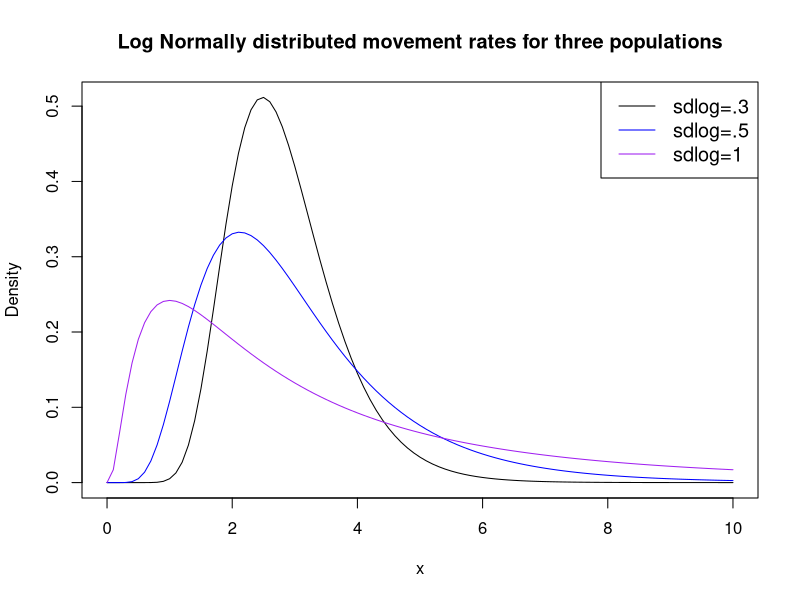
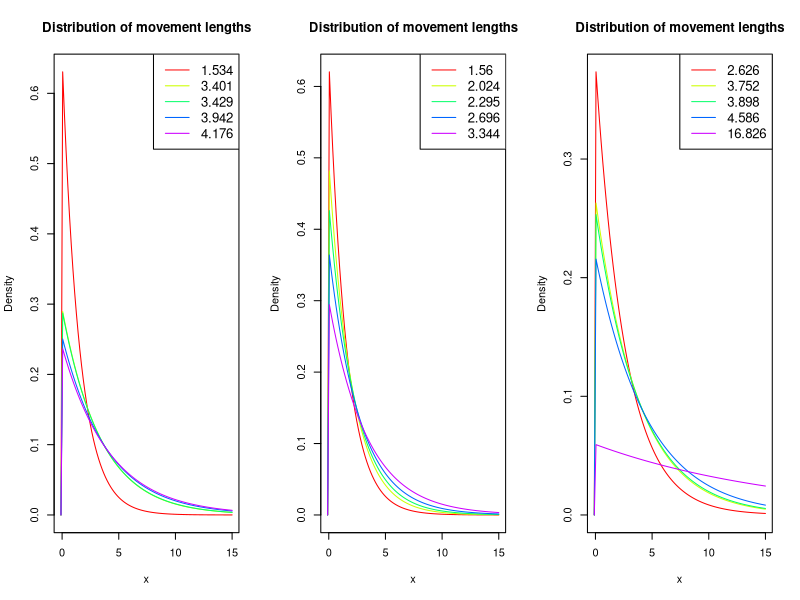
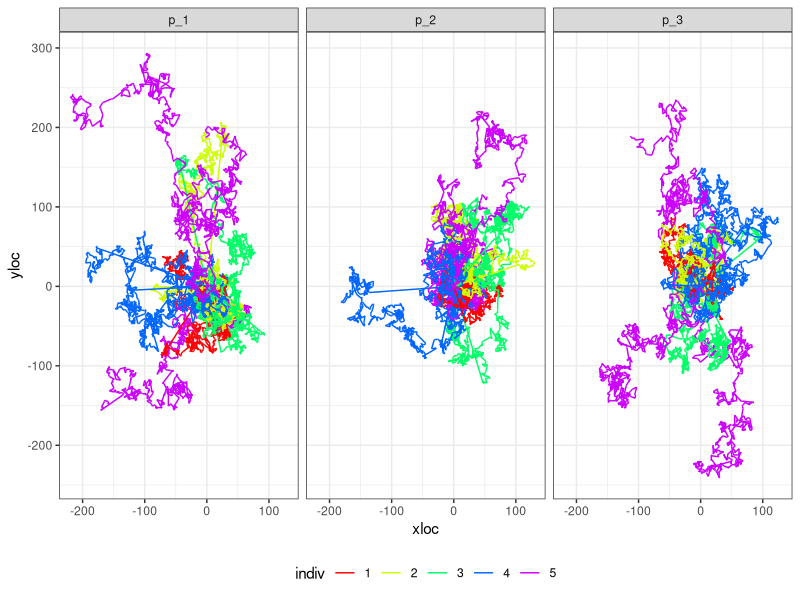
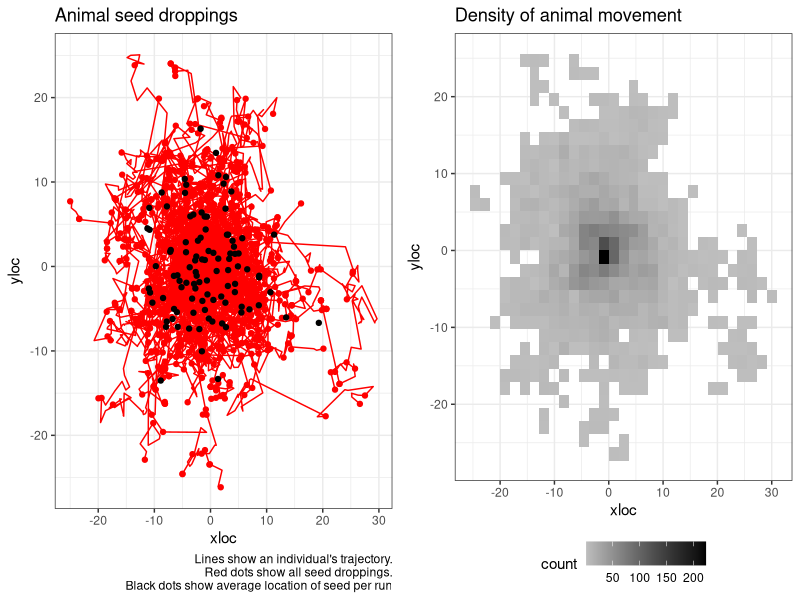
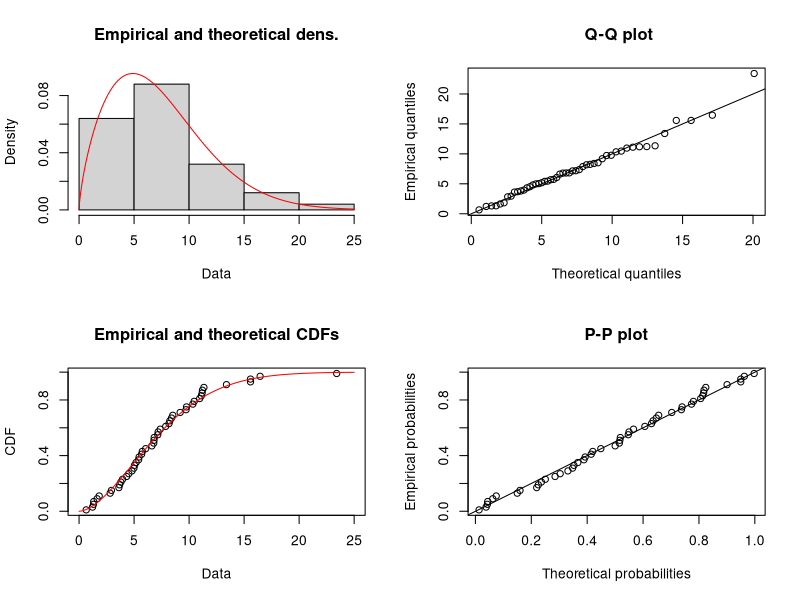
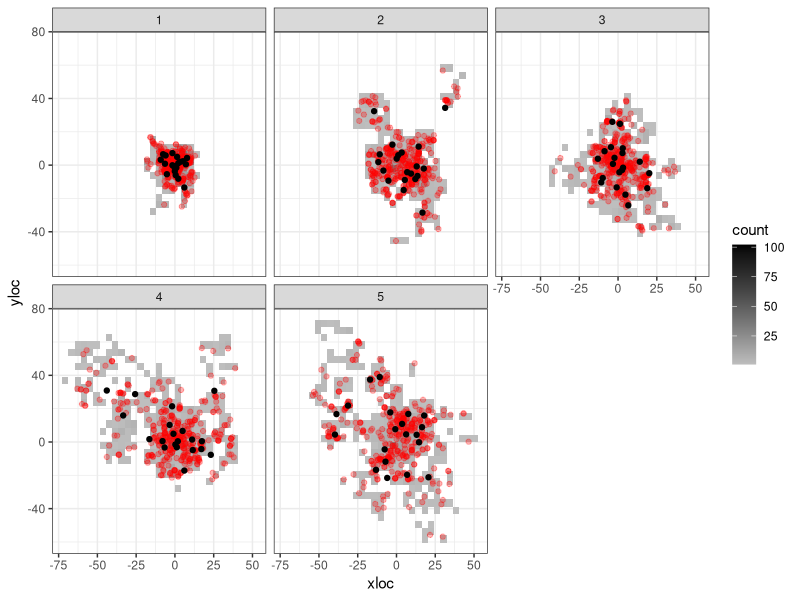
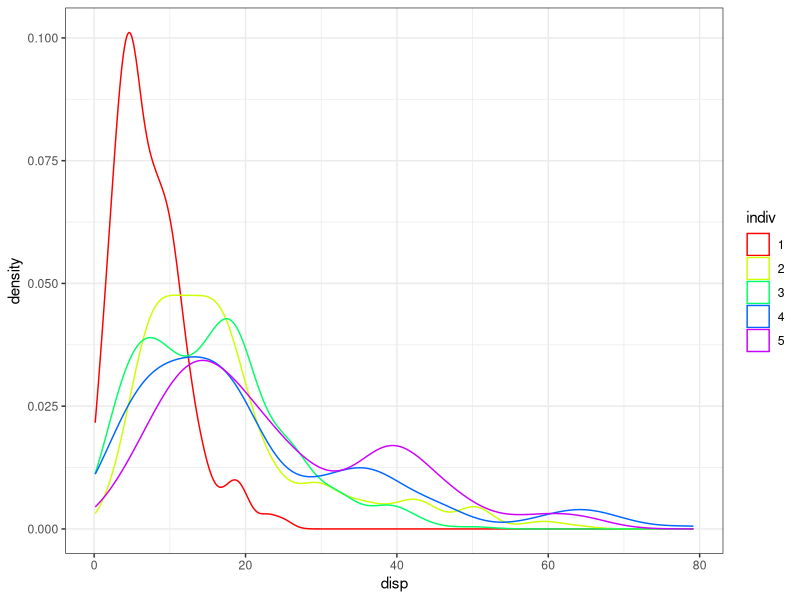
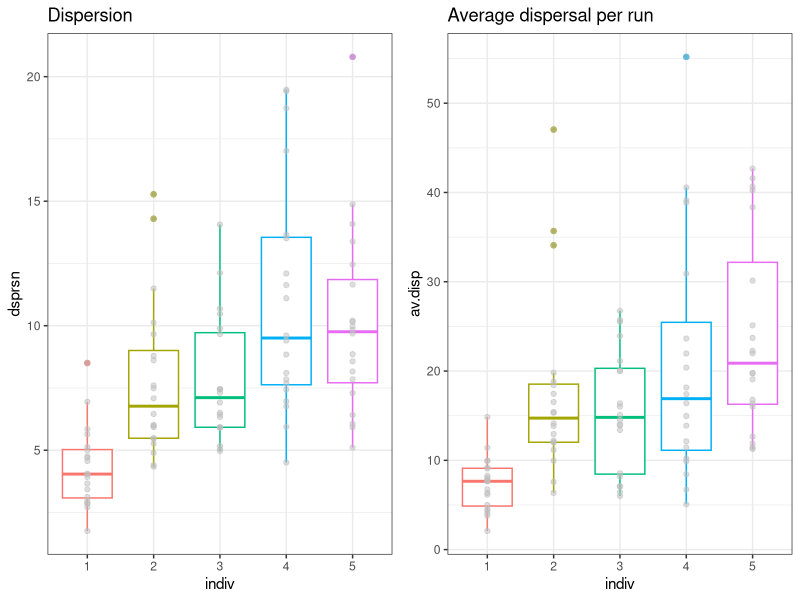

Here is the R script that generated these plots, in order:
## ---- chunk 1
knitr::opts_chunk$set(echo = FALSE)
knitr::opts_chunk$set(fig.width=12, fig.height=6) 
## ---- chunk 2
library(dplyr)
library(tidyr)
library(ggplot2)
library(cowplot)
library(fitdistrplus)
library(Hmisc)
## ---- chunk 3

av.mov.rate <- 1
max.x <- 10

mycols <- c("black", "blue", "purple")
#create density plots
curve(dlnorm(x, meanlog=av.mov.rate, sdlog=.3),
      from=0, to=max.x,
      col=mycols[1],
      main = 'Log Normally distributed movement rates for three populations', #add title
      ylab = 'Density', #change y-axis label
      )

curve(dlnorm(x, meanlog=av.mov.rate, sdlog=.5), 
      from=0, to=max.x,
      col=mycols[2], add=TRUE)

curve(dlnorm(x, meanlog=av.mov.rate, sdlog=1), 
      from=0, to=max.x,
      col=mycols[3], add=TRUE)

#add legend
legend("topright", legend=c("sdlog=.3", "sdlog=.5", "sdlog=1"),
       col=mycols, lty=1, cex=1.2)
## ---- chunk 4
n.individuals <- 5
m_1 <- sort(round(rlnorm(n.individuals, meanlog = av.mov.rate, sdlog = 0.3),3))
m_2 <- sort(round(rlnorm(n.individuals, meanlog = av.mov.rate, sdlog = 0.5),3))
m_3 <- sort(round(rlnorm(n.individuals, meanlog = av.mov.rate, sdlog = 1),3))
## ---- chunk 5

par(mfrow=c(1,3))
mycols <- rainbow(n.individuals, s=1)

range <- c(-0.1,max.x+5)
#create density plots
#########################################################################
# Fist population
curve(dexp(x, 1/m_1[1]), #notice rate for exponential is 1/movement rate.
      from=range[1], to=range[2], 
      col=mycols[1],
      main = 'Distribution of movement lengths', #add title
      ylab = 'Density', #change y-axis label
      xlab = "x"
      )
for(i in 2:5){
  curve(dexp(x, 1/m_1[i]), 
        from=range[1], to=range[2],
        col=mycols[i], add=TRUE)
}

#add legend
legend("topright", legend= m_1,
       col=mycols, lty=1, cex=1.2)
#########################################################################
# Second population
curve(dexp(x, 1/m_2[1]), #notice rate for exponential is 1/movement rate.
      from=range[1], to=range[2], 
      col=mycols[1],
      main = 'Distribution of movement lengths', #add title
      ylab = 'Density', #change y-axis label
      xlab = "x"
      )
for(i in 2:5){
  curve(dexp(x, 1/m_2[i]), 
        from=range[1], to=range[2],
        col=mycols[i], add=TRUE)
}

#add legend
legend("topright", legend= m_2,
       col=mycols, lty=1, cex=1.2)

#########################################################################
# Third population
curve(dexp(x, 1/m_3[1]), #notice rate for exponential is 1/movement rate.
      from=range[1], to=range[2], 
      col=mycols[1],
      main = 'Distribution of movement lengths', #add title
      ylab = 'Density', #change y-axis label
      xlab = "x"
      )
for(i in 2:5){
  curve(dexp(x, 1/m_3[i]), 
        from=range[1], to=range[2],
        col=mycols[i], add=TRUE)
}

#add legend
legend("topright", legend= m_3,
       col=mycols, lty=1, cex=1.2)
## ---- chunk 6
sim_movement <- function(prm, t = 1000, plot.it = TRUE, return.data.frame = FALSE){
  tru.rate <- round(prm, 3)
  movedist <- rexp(t, rate = 1/tru.rate)
  angle <- runif(t, min = 0, max = 360)
  distx <- movedist*cos(angle)
  xloc <- c(0, cumsum(distx))
  disty <- movedist*sin(angle)
  yloc <- c(0, cumsum(disty))
  animalTraj <- data.frame(time = 0:t, xloc = xloc, yloc = yloc)
  if(plot.it == TRUE){
    plot(x = xloc, y = yloc, type = "l", main = paste("Rate=",tru.rate))
  }
  if(return.data.frame == TRUE){
    return(animalTraj)
  }
}
## ---- chunk 7
nruns <- 3
m.data <- data.frame(m_1, m_2, m_3)

df <- NULL

for(m in 1:3){
  m.0 <- m.data[m]
  for(j in 1:n.individuals){
  for(k in 1:nruns){
  a <- sim_movement(m_2[j], plot.it = FALSE, return.data.frame = TRUE) %>% 
    mutate(indiv = as.factor(j),
           run = paste0("r_", k),
           pop.id = paste0("p_",m))
  df <- rbind.data.frame(df, a)
}
}
  
}


df %>% 
  ggplot(., aes(x = xloc, y=yloc, group = run, color = indiv)) +
  facet_wrap(~pop.id) +
  geom_path() +
  scale_color_manual(values = mycols) +
  theme_bw() +
  theme(legend.position = "bottom") +
  NULL
## ---- chunk 8
sim_seeds <- function(nseeds = 20, m.prms = NULL,...){
  grt <- round(rgamma(nseeds, shape = 4, scale = 5))
  t.grt <- max(grt)

  df <- sim_movement(m.prms, t = t.grt, plot.it = FALSE, return.data.frame = TRUE)

  df %>% 
    left_join(., data.frame(s.id = 1:nseeds, time = grt)) %>% 
    mutate(disp = sqrt(xloc^2+yloc^2)) -> df
  
  return(df)
}

summ_seeds <- function(df = NULL){
  df %>% 
  drop_na(s.id) %>% 
  mutate(xi = (mean(xloc)-xloc)^2,
         yi = (mean(yloc)-yloc)^2) %>% 
  summarise(x = mean(xloc),
            y = mean(yloc),
            av.disp = mean(disp),
            se.disp = sd(disp)/sqrt(n()),
            dsprsn = sum(sqrt(xi+yi))/n()) -> s.df
  return(s.df)
}

# a <- sim_seeds(m.prms = m_1[1])
# summ_seeds(a)
## ---- chunk 9
nruns <- 100
ex.i <- 1
df <- NULL
summ.df <- NULL

for(j in 1:ex.i){
  for(k in 1:nruns){
    a <- sim_seeds(m.prms = m_1[j]) %>% 
      mutate(indiv = as.factor(j),
             run = factor(paste0("r_", k), levels = paste0("r_", 1:nruns)))
    
    b <- summ_seeds(a) %>% 
      mutate(indiv = as.factor(j),
             run = factor(paste0("r_", k), levels = paste0("r_", 1:nruns)))
    
    df <- rbind.data.frame(df, a) 
    summ.df <- rbind.data.frame(summ.df, b) 
}
}
## ---- chunk 10

df %>% 
  ggplot(., aes(x = xloc, y=yloc, 
                group = run,
                color = indiv)) +
  # facet_wrap(~run) +
  geom_path() +
  scale_color_manual(values = mycols) +
  geom_point(data = df %>% drop_na(s.id), 
             aes(x = xloc, y = yloc)) +
  geom_point(data = summ.df, aes(x = x, y=y), color = "black") +
  theme_bw() +
  labs(title = "Animal seed droppings", caption = "Lines show an individual's trajectory.\n Red dots show all seed droppings.\n Black dots show average location of seed per run") +
  theme(legend.position = "none") -> p1
# p1

df %>% 
  ggplot(., aes(x = xloc, y = yloc)) +
  # stat_density_2d(aes(fill = ..level..), geom = "polygon", colour="white") +
  geom_bin2d() +
  # geom_hex() +
  # scale_fill_continuous(type = "viridis") +
  scale_fill_gradient(low = "grey", high = "black") +
  # geom_point(data = df %>% drop_na(s.id), 
  #            aes(x = xloc, y = yloc), color = mycols[ex.i], alpha = 0.3) +
  # geom_point(data = summ.df, aes(x = x, y=y), color = "black") +
  theme_bw() +
  theme(legend.position = "bottom") +
  labs(title = "Density of animal movement") -> p2
# p2

cowplot::plot_grid(p1, p2)
  
# summ.df %>% 
#   ggplot(., aes(y = dsprsn)) +
#   geom_boxplot()
# 
# summ.df %>% 
#   ggplot(., aes(x = av.disp)) +
#   geom_density(color = "blue") + # for the average dispersal per run
#   geom_density(data = df %>% drop_na(s.id),
#                  aes(x = disp)) + # for every seed
#   theme_bw()
## ---- chunk 11
# s.df <- df %>% drop_na(s.id)

s.df <- df %>% drop_na(s.id) %>% 
  sample_n(., 50)
  


g <- fitdist(s.df$disp, distr = "weibull")
## ---- chunk 12
summary(g)
plot(g)

# library(MASS)
# fitdistr(s.df$disp, densfun = "weibull")
## ---- chunk 13
nruns <- 20

df <- NULL
summ.df <- NULL

for(j in 1:n.individuals){
  for(k in 1:nruns){
    a <- sim_seeds(m.prms = m_1[j]) %>% 
      mutate(indiv = as.factor(j),
             run = factor(paste0("r_", k), levels = paste0("r_", 1:nruns)))
    
    b <- summ_seeds(a) %>% 
      mutate(indiv = as.factor(j),
             run = factor(paste0("r_", k), levels = paste0("r_", 1:nruns)))
    
    df <- rbind.data.frame(df, a) 
    summ.df <- rbind.data.frame(summ.df, b) 
}
}
## ---- chunk 14
df %>% 
  ggplot(., aes(x = xloc, y = yloc)) +
  facet_wrap(~indiv) +
  # stat_density_2d(aes(fill = ..level..), geom = "polygon", colour="white") +
  geom_bin2d() +
  # geom_hex() +
  # scale_fill_continuous(type = "viridis") +
  scale_fill_gradient(low = "grey", high = "black") +
  geom_point(data = df %>% drop_na(s.id),
             aes(x = xloc, y = yloc), color = "red", alpha = 0.3) +
  geom_point(data = summ.df, aes(x = x, y=y), color = "black") +
  theme_bw()
## ---- chunk 15
df %>% 
  drop_na(s.id) %>% 
  ggplot(., aes(x = disp, color = indiv)) +
  geom_density() +
  scale_color_manual(values = mycols) +
  theme_bw()

## ---- chunk 16
summ.df %>% 
  ggplot(., aes(y = dsprsn, x = indiv, color = indiv)) +
  geom_boxplot() +
  geom_point(color = "grey", alpha = 0.5) +
  labs(title = "Dispersion") +
  theme_bw() +
  theme(legend.position = "none") -> p1
# p1

summ.df %>% 
  ggplot(., aes(y = av.disp, x = indiv, color = indiv)) +
  geom_boxplot() +
  geom_point(color = "grey", alpha = 0.5) +
  labs(title = "Average dispersal per run") +
  theme_bw() +
  theme(legend.position = "none") -> p2
# p2

plot_grid(p1, p2)
## ---- chunk 17
n.boots <- 10
samp.size <- 30
weib.boot <- NULL

for(j in 1:n.boots){
      s.df <- df %>% drop_na(s.id) %>%
      group_by(indiv) %>%
      sample_n(., samp.size)
    
    # s.df <- df %>% drop_na(s.id)
    
    weib.fits <- NULL
    
    for(i in 1:n.individuals){
      dat <- s.df %>% 
        filter(indiv == i)
      #g <- fitdist(dat$disp, distr = "weibull", method = 'mle', lower = c(0,0))
      g <- fitdistr(dat$disp, densfun = "weibull", lower = c(0,0))
      prms.weib <- data.frame(est.shape = as.numeric(g$estimate[1]),
                              est.scale = as.numeric(g$estimate[2]),
                              loglik = g$loglik, indiv = i)
      weib.fits <- rbind.data.frame(weib.fits, prms.weib)
      # plot(g)
    }
    
    weib.boot <- rbind.data.frame(weib.boot, weib.fits %>% mutate(boot = j))
}

# weib.boot
## ---- chunk 18
weib.boot.pool <- NULL

for(j in 1:n.boots){
      s.df <- df %>% drop_na(s.id) %>%
      sample_n(., samp.size)

    
    g <- fitdistr(s.df$disp, densfun = "weibull", lower = c(0,0))
    
    prms.weib <- data.frame(est.shape = as.numeric(g$estimate[1]),
                              est.scale = as.numeric(g$estimate[2]),
                              loglik = g$loglik, indiv = 0)
    
    weib.boot.pool <- rbind.data.frame(weib.boot.pool, prms.weib %>% mutate(boot = j))
}

## ---- chunk 19

weib.boot %>% 
  rbind.data.frame(., weib.boot.pool) -> weib.boot

weib.boot %>% 
  ggplot(., aes(x = factor(indiv), y = est.shape, color = factor(indiv))) +
  geom_violin() +
  scale_color_manual(values = c("black", mycols)) +
  # geom_boxplot(width = 0.1) +
  # geom_point(color = "grey", alpha = 0.5) +
  stat_summary(fun.data=mean_sdl, mult=1, 
                 geom="pointrange", color="black") +
  labs(title = "Shape") +
  theme_bw() -> p1
# p1

weib.boot %>% 
  ggplot(., aes(x = factor(indiv), y = est.scale, color = factor(indiv))) +
  geom_violin() +
  scale_color_manual(values = c("black", mycols)) +
  #geom_boxplot(width = 0.1) +
  # geom_point() +
  stat_summary(fun.data=mean_sdl, mult=1, 
                 geom="pointrange", color="black") +
  labs(title = "Scale") +
  theme_bw() -> p2

plot_grid(p1, p2)
